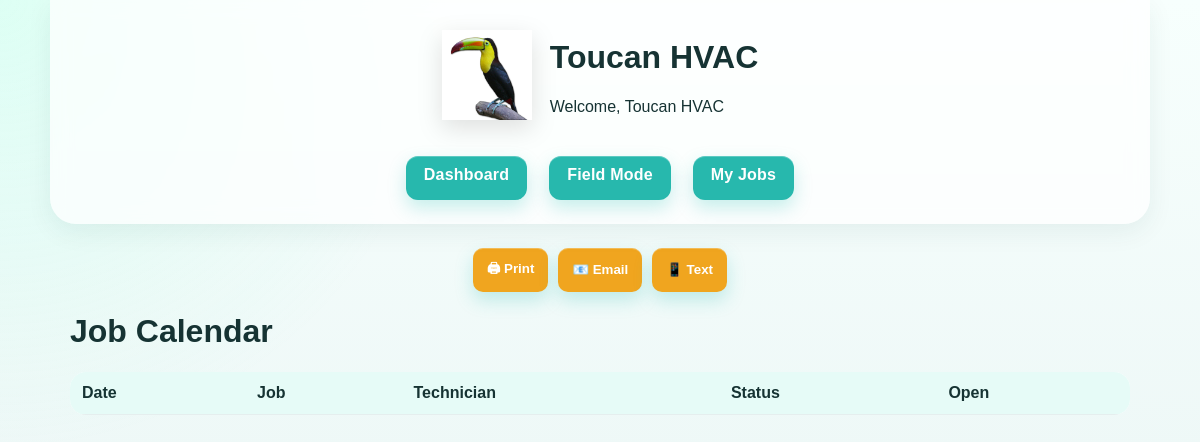
The app's page /calendar (signed in), older data.
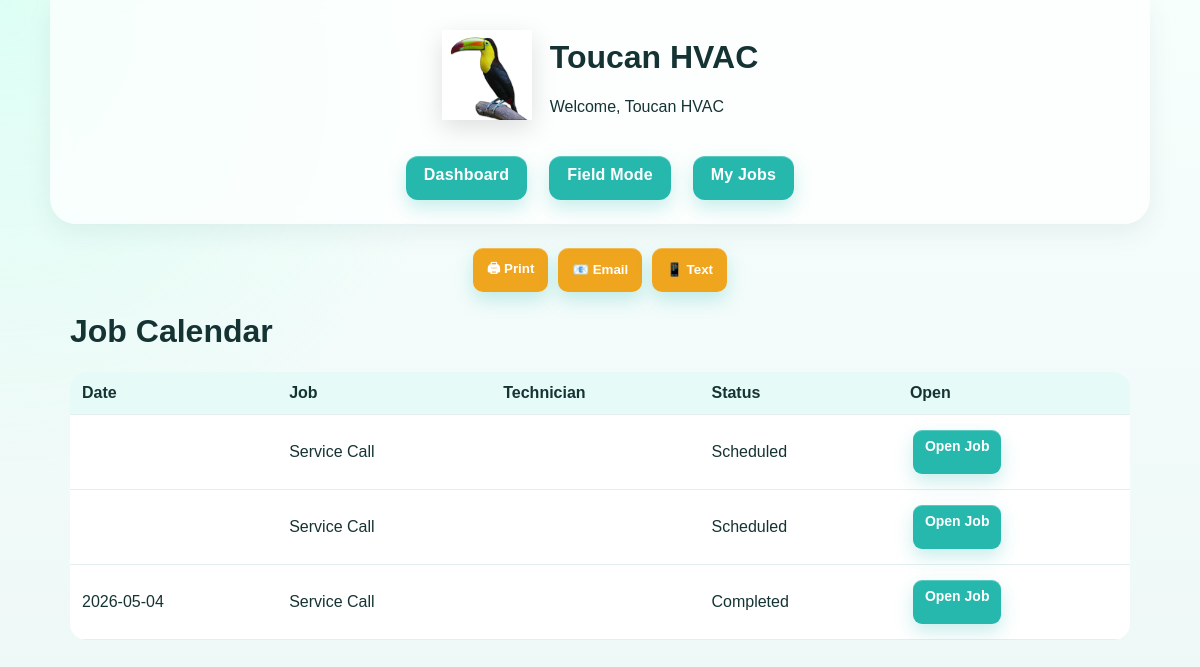
The same page, newer data.
### app.py (models this page shows)
class ServiceJob(db.Model):
    id = db.Column(db.Integer, primary_key=True)
    customer_id = db.Column(db.Integer, db.ForeignKey('customer.id'))
    property_id = db.Column(db.Integer, db.ForeignKey('property.id'))
    description = db.Column(db.Text)
    scheduled_date = db.Column(db.String(50))
    status = db.Column(db.String(50), default="Scheduled")
    technician = db.Column(db.String(100))
    created_at = db.Column(db.DateTime, default=datetime.utcnow)

### app.py (the view)
@app.route("/calendar")
@login_required
def calendar_view():
    jobs = ServiceJob.query.all()
    return render_template("calendar.html", jobs=jobs)

### app.py (called while the page is built)
def current_user():
    user_id = session.get("user_id")
    if not user_id:
        return None
    return db.session.get(User, user_id)

def login_required(f):
    @wraps(f)
    def wrapper(*args, **kwargs):
        if not current_user():
            flash("Please log in.")
            return redirect(url_for("login"))
        return f(*args, **kwargs)
    return wrapper

### templates/calendar.html
{% extends "base.html" %}
{% block content %}
<h1>Job Calendar</h1>
<table class="table">
  <tr>
    <th>Date</th>
    <th>Job</th>
    <th>Technician</th>
    <th>Status</th><th>Open</th>
  </tr>
  {% for job in jobs %}
  <tr>
    <td>{{ job.scheduled_date }}</td>
    <td>{{ job.description }}</td>
    <td>{{ job.technician }}</td>
    <td>{{ job.status }}</td><td><a class="action-btn" href="/service-jobs/{{ job.id }}">Open Job</a></td>
  </tr>
  {% endfor %}
</table>
{% endblock %}

Row changes from the older to the newer data that the page shows:
added ServiceJob: description "Service Call", status "Scheduled"
added ServiceJob: description "Service Call", status "Scheduled"
added ServiceJob: scheduled_date "2026-05-04", description "Service Call", status "Completed"
